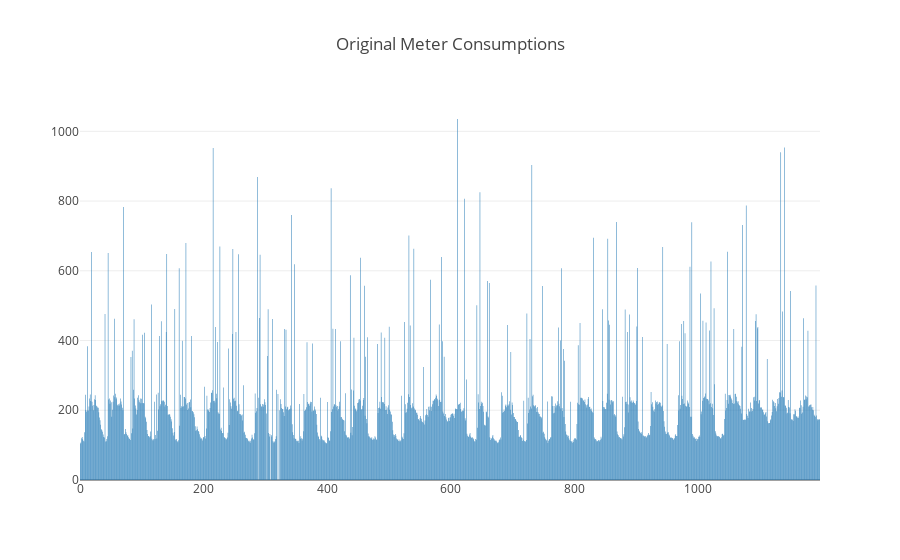

Write notebook code for a chart like this one.
### Code cell
fig = go.Figure(
    data=[go.Bar(y=y,x=x)],
    layout_title_text="Original Meter Consumptions"
)
fig.show()

### Figure 1 — Plotly figure (JSON) as saved in the notebook; plotly's stock layout.template omitted (floating-point values rounded to 4 significant figures; data arrays with more than 128 entries replaced by an {"elided": "..."} marker saying what was removed)
{"data": [{"type": "bar", "uid": "c2157dbf-084c-42e6-b370-14461d0af2d7", "x": {"elided": "1198 int values"}, "y": {"elided": "1198 float values"}}], "layout": {"title": {"text": "Original Meter Consumptions"}}}
